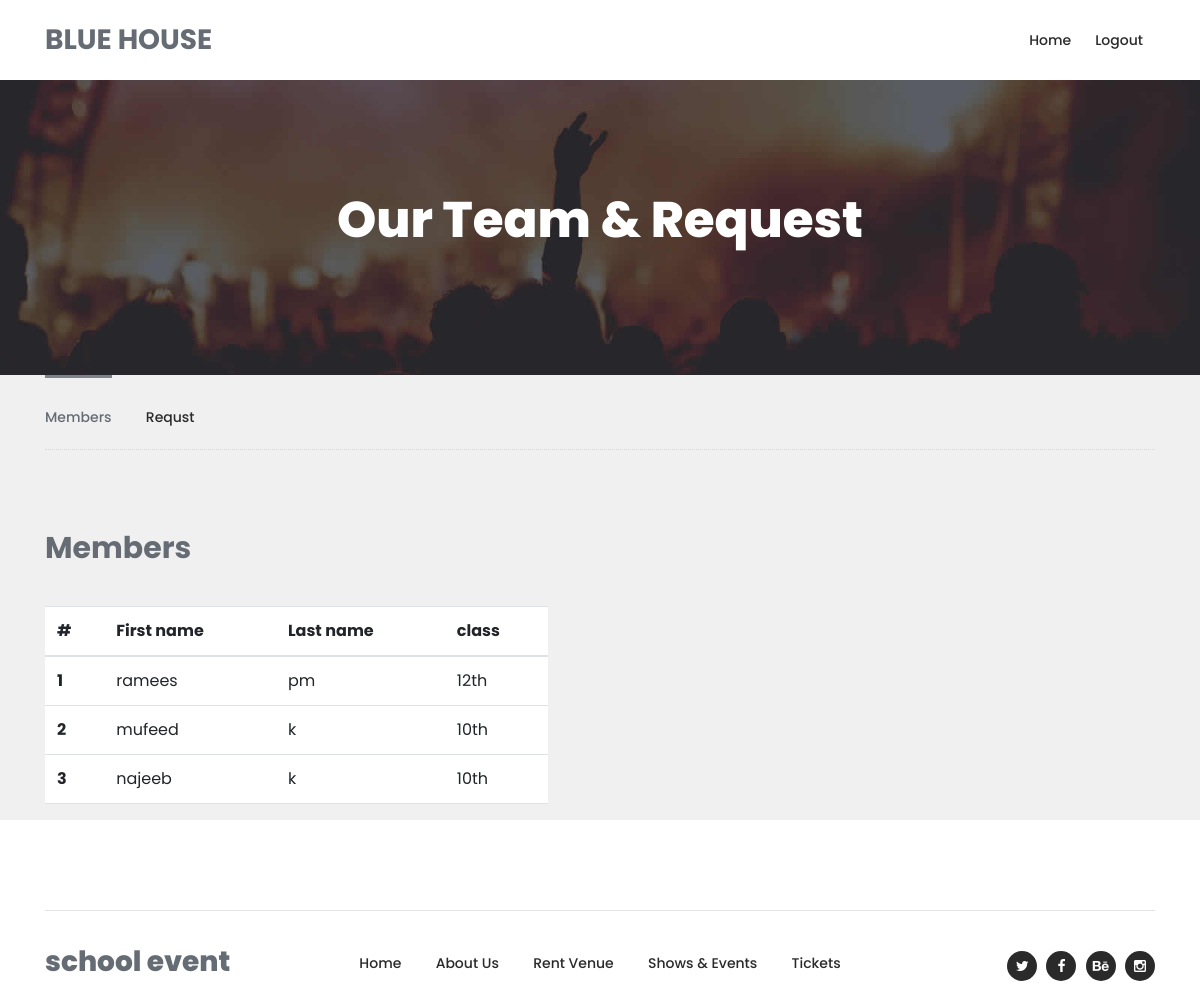
Screenshot of /blue_team/ (signed in) with the database file from the repository.
### home_app/models.py (models this page shows, shortened)
class Blue(models.Model):
    user=models.ForeignKey(CustomUser,on_delete=models.CASCADE)
    first_name=models.CharField(max_length=20)
    last_name=models.CharField(max_length=20)
    standard=models.CharField(max_length=10)
    is_activae=models.BooleanField(default=False)
    sports_item=models.BooleanField(default=False)

### home_app/views.py (the view)
# urls.py: path('blue_team/',views.blueteam,name='blue-team' ),
@login_required(login_url='login')
def blueteam(request):
    blue_obj=Blue.objects.all()
    context={'mem':blue_obj}
    return render(request,'blue_team.html',context)

### home_app/templates/blue_team.html (shortened to what this page needs)
{% load static %}
<!DOCTYPE html>
<html lang="en">
  <head>
    <link href="https://cdn.jsdelivr.net/npm/bootstrap@5.3.0-alpha3/dist/css/bootstrap.min.css" rel="stylesheet">
    <link rel="stylesheet" type="text/css" href="{% static 'assets/css/bootstrap.min.css' %}">
    <link rel="stylesheet" type="text/css" href="{% static 'assets/css/font-awesome.css' %}">
    <link rel="stylesheet" type="text/css" href="{% static 'assets/css/owl-carousel.css' %}">
    <link rel="stylesheet" href="{% static 'assets/css/tooplate-artxibition.css' %}">
    </head>
    <body>
    <header class="header-area header-sticky">
        <div class="container">
            <div class="row">
                <div class="col-12">
                    <nav class="main-nav">
                        <a href="index.html" class="logo">BLUE HOUSE</a>
                        <ul class="nav">
                            <li><a href="{% url 'blue' %}">Home</a></li>
                            <li><a href="{% url 'logout' %}">Logout</a></li>
                        </ul>
                    </nav>
                </div>
            </div>
        </div>
    </header>
    <div class="page-heading-shows-events">
        <div class="container">
            <div class="row">
                <div class="col-lg-12">
                    <h2>Our Team & Request</h2>
                </div>
            </div>
        </div>
    </div>
    <div class="shows-events-tabs">
        <div class="container">
            <div class="row">
                <div class="col-lg-12">
                    <div class="row" id="tabs">
                        <div class="col-lg-12">
                            <div class="heading-tabs">
                                <div class="row">
                                    <div class="col-lg-8">
                                        <ul>
                                          <li><a href='#tabs-1'>Members</a></li>
                                          <li><a href='#tabs-2'>Requst</a></a></li>
                                        </ul>
                                    </div>
                                </div>
                            </div>
                        </div>
                        <div class="col-lg-12">
                            <section class='tabs-content'>
                                <article id='tabs-1'>
                                    <div class="row">
                                        <div class="col-lg-12">
                                            <div class="heading"><h2>Members</h2></div>
                                        </div>
                                        <div class="col-lg-12">
                                            <table class="table">
                                                <thead>
                                                  <tr>
                                                    <th scope="col">#</th>
                                                    <th scope="col">First name</th>
                                                    <th scope="col">Last name</th>
                                                    <th scope="col">class</th>
                                                  </tr>
                                                </thead>
                                                <tbody>
                                                    {% for m in mem %}
                                                    {% if m.is_activae %}
                                                  <tr>
                                                    <th scope="row">{{forloop.counter}}</th>
                                                    <td>{{m.first_name}}</td>
                                                    <td>{{m.last_name}}</td>
                                                    <td>{{m.standard}}</td>
                                                  </tr>
                                                  {% endif %}
                                                  {% endfor %}
                                                </tbody>
                                              </table>
                                        </div>
                                    </div>
                                </article>
                            </section>
                        </div>
                    </div>
                </div>
            </div>
        </div>
    </div>
    <footer>
        <div class="container">
            <div class="row">
                <div class="col-lg-12">
                    <div class="sub-footer">
                        <div class="row">
                            <div class="col-lg-3">
                                <div class="logo"><span>school event</span></div>
                            </div>
                            <div class="col-lg-6">
                                <div class="menu">
                                    <ul>
                                        <li><a href="index.html" class="active">Home</a></li>
                                        <li><a href="about.html">About Us</a></li>
                                        <li><a href="rent-venue.html">Rent Venue</a></li>
                                        <li><a href="shows-events.html">Shows & Events</a></li>
                                        <li><a href="tickets.html">Tickets</a></li>
                                    </ul>
                                </div>
                            </div>
                            <div class="col-lg-3">
                                <div class="social-links">
                                    <ul>
                                        <li><a href="#"><i class="fa fa-twitter"></i></a></li>
                                        <li><a href="#"><i class="fa fa-facebook"></i></a></li>
                                        <li><a href="#"><i class="fa fa-behance"></i></a></li>
                                        <li><a href="#"><i class="fa fa-instagram"></i></a></li>
                                    </ul>
                                </div>
                            </div>
                        </div>
                    </div>
                </div>
            </div>
        </div>
    </footer>
  </body>
</html>

### rows the page displays
Blue: first_name "ramees", last_name "pm", standard "12th"
Blue: first_name "mufeed", last_name "k", standard "10th"
Blue: first_name "najeeb", last_name "k", standard "10th"
